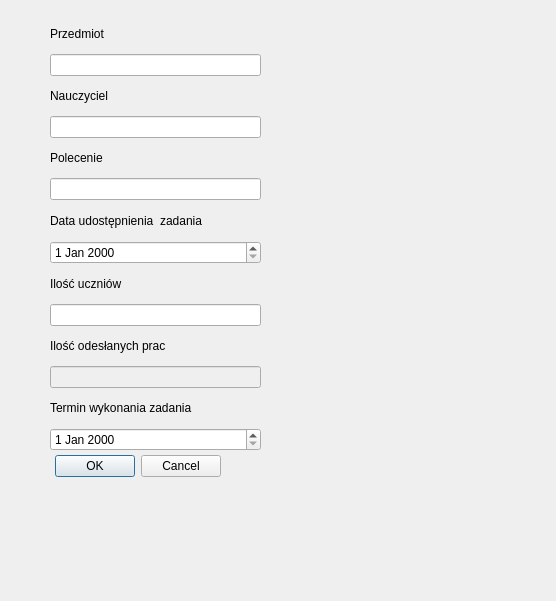
<?xml version="1.0" encoding="UTF-8"?>
<ui version="4.0">
 <class>AddHomeworkDialog</class>
 <widget class="QDialog" name="AddHomeworkDialog">
  <property name="geometry">
   <rect>
    <x>0</x>
    <y>0</y>
    <width>556</width>
    <height>601</height>
   </rect>
  </property>
  <property name="windowTitle">
   <string>Dialog</string>
  </property>
  <widget class="QDialogButtonBox" name="buttonBox">
   <property name="geometry">
    <rect>
     <x>-120</x>
     <y>450</y>
     <width>341</width>
     <height>32</height>
    </rect>
   </property>
   <property name="orientation">
    <enum>Qt::Orientation::Horizontal</enum>
   </property>
   <property name="standardButtons">
    <set>QDialogButtonBox::StandardButton::Cancel|QDialogButtonBox::StandardButton::Ok</set>
   </property>
  </widget>
  <widget class="QWidget" name="layoutWidget">
   <property name="geometry">
    <rect>
     <x>50</x>
     <y>20</y>
     <width>211</width>
     <height>431</height>
    </rect>
   </property>
   <layout class="QVBoxLayout" name="verticalLayout">
    <item>
     <widget class="QLabel" name="label_subject">
      <property name="text">
       <string>Przedmiot</string>
      </property>
     </widget>
    </item>
    <item>
     <widget class="QLineEdit" name="lineEdit_subject"/>
    </item>
    <item>
     <widget class="QLabel" name="label_teacher">
      <property name="text">
       <string>Nauczyciel</string>
      </property>
     </widget>
    </item>
    <item>
     <widget class="QLineEdit" name="lineEdit_teacher"/>
    </item>
    <item>
     <widget class="QLabel" name="label_order">
      <property name="text">
       <string>Polecenie</string>
      </property>
     </widget>
    </item>
    <item>
     <widget class="QLineEdit" name="lineEdit_order"/>
    </item>
    <item>
     <widget class="QLabel" name="label_pubDate">
      <property name="text">
       <string>Data udostępnienia  zadania</string>
      </property>
     </widget>
    </item>
    <item>
     <widget class="QDateEdit" name="dateEdit_pubDate"/>
    </item>
    <item>
     <widget class="QLabel" name="label_numberOfStudents">
      <property name="text">
       <string>Ilość uczniów</string>
      </property>
     </widget>
    </item>
    <item>
     <widget class="QLineEdit" name="lineEdit_numberOfStudents"/>
    </item>
    <item>
     <widget class="QLabel" name="label_numberOfCompletedTasks">
      <property name="text">
       <string>Ilość odesłanych prac</string>
      </property>
     </widget>
    </item>
    <item>
     <widget class="QLineEdit" name="lineEdit_numberOfCompletedTask">
      <property name="enabled">
       <bool>false</bool>
      </property>
     </widget>
    </item>
    <item>
     <widget class="QLabel" name="label_endDate">
      <property name="text">
       <string>Termin wykonania zadania</string>
      </property>
     </widget>
    </item>
    <item>
     <widget class="QDateEdit" name="dateEdit_endDate"/>
    </item>
   </layout>
  </widget>
 </widget>
 <resources/>
 <connections>
  <connection>
   <sender>buttonBox</sender>
   <signal>accepted()</signal>
   <receiver>AddHomeworkDialog</receiver>
   <slot>accept()</slot>
   <hints>
    <hint type="sourcelabel">
     <x>248</x>
     <y>254</y>
    </hint>
    <hint type="destinationlabel">
     <x>157</x>
     <y>274</y>
    </hint>
   </hints>
  </connection>
  <connection>
   <sender>buttonBox</sender>
   <signal>rejected()</signal>
   <receiver>AddHomeworkDialog</receiver>
   <slot>reject()</slot>
   <hints>
    <hint type="sourcelabel">
     <x>316</x>
     <y>260</y>
    </hint>
    <hint type="destinationlabel">
     <x>286</x>
     <y>274</y>
    </hint>
   </hints>
  </connection>
 </connections>
</ui>
